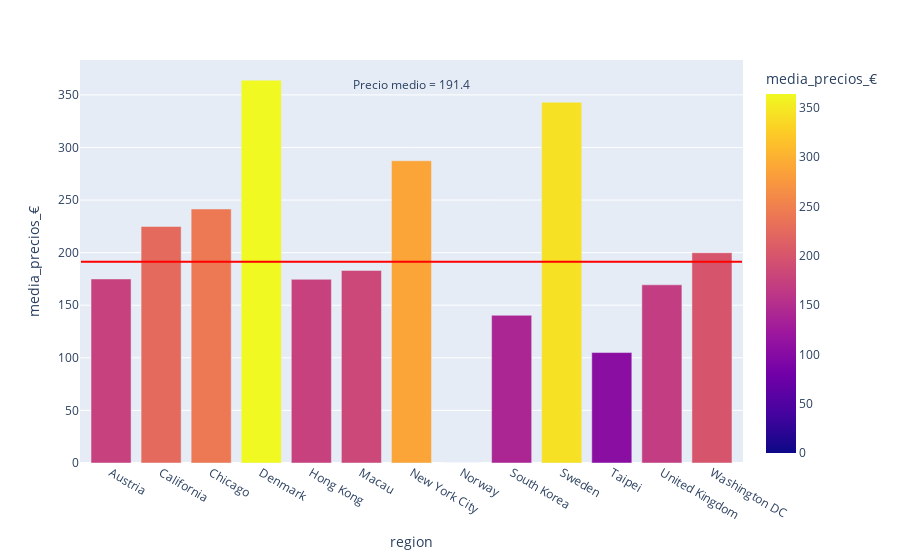

Notebook code cell kept with this figure:
### Markdown cell above
#### Observamos si el precio medio depende de la localización del restaurante

### Code cell
fig_loc = px.bar(media_por_ciudades, x = 'region', y = 'media_precios_€', color = 'media_precios_€')
#ax.axhline(y=10, color="g", label="Una línea verde")

fig_loc.add_shape(type="line",
    x0= -0.6, y0 = mediana_precios_total, x1 = 12.6, y1 = mediana_precios_total,
    line=dict(color="Red",width=2)
 )
fig_loc.add_annotation(x='region', y = 350,
            text = 'Precio medio = 191.4',
            showarrow=False,
            yshift=10)
fig_loc.show()

### Figure 1 — Plotly figure (JSON) as saved in the notebook; plotly's stock layout.template omitted (floating-point values rounded to 4 significant figures)
{"data": [{"alignmentgroup": "True", "hovertemplate": "region=%{x}<br>media_precios_€=%{marker.color}<extra></extra>", "legendgroup": "", "marker": {"color": [175, 224.9, 241.5, 364, 174.6, 183.1, 287.4, 0, 140.4, 343, 105, 169.4, 199.9], "coloraxis": "coloraxis"}, "name": "", "offsetgroup": "", "orientation": "v", "showlegend": false, "textposition": "auto", "type": "bar", "x": ["Austria", "California", "Chicago", "Denmark", "Hong Kong", "Macau", "New York City", "Norway", "South Korea", "Sweden", "Taipei", "United Kingdom", "Washington DC"], "xaxis": "x", "y": [175, 224.9, 241.5, 364, 174.6, 183.1, 287.4, 0, 140.4, 343, 105, 169.4, 199.9], "yaxis": "y"}], "layout": {"annotations": [{"showarrow": false, "text": "Precio medio = 191.4", "x": "region", "y": 350, "yshift": 10}], "barmode": "relative", "coloraxis": {"colorbar": {"title": {"text": "media_precios_€"}}, "colorscale": [[0, "#0d0887"], [0.1111, "#46039f"], [0.2222, "#7201a8"], [0.3333, "#9c179e"], [0.4444, "#bd3786"], [0.5556, "#d8576b"], [0.6667, "#ed7953"], [0.7778, "#fb9f3a"], [0.8889, "#fdca26"], [1, "#f0f921"]]}, "legend": {"tracegroupgap": 0}, "margin": {"t": 60}, "shapes": [{"line": {"color": "Red", "width": 2}, "type": "line", "x0": -0.6, "x1": 12.6, "y0": 191.4, "y1": 191.4}], "xaxis": {"anchor": "y", "domain": [0, 1], "title": {"text": "region"}}, "yaxis": {"anchor": "x", "domain": [0, 1], "title": {"text": "media_precios_€"}}}}
